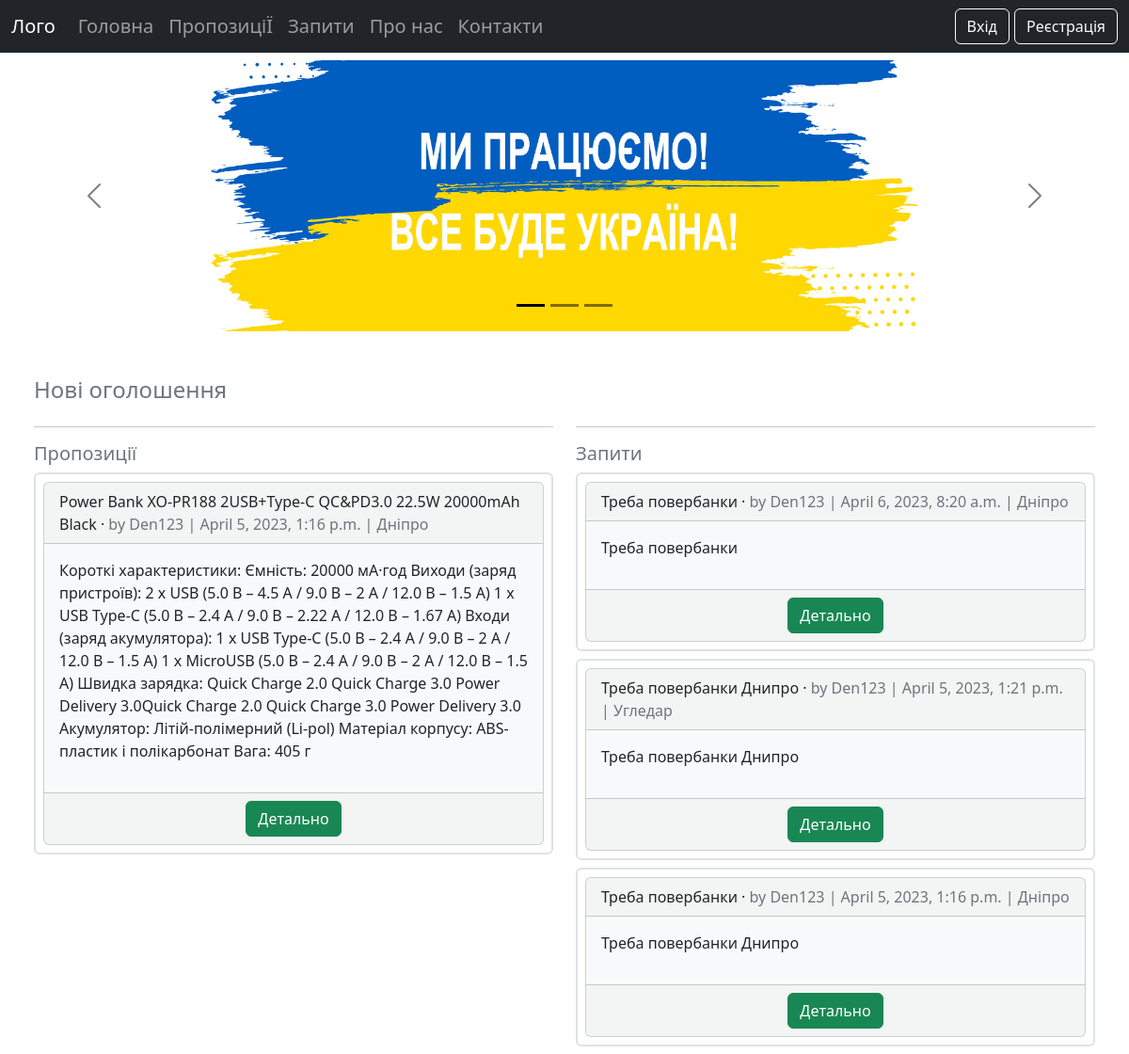
/, run on an earlier commit of the app's database.
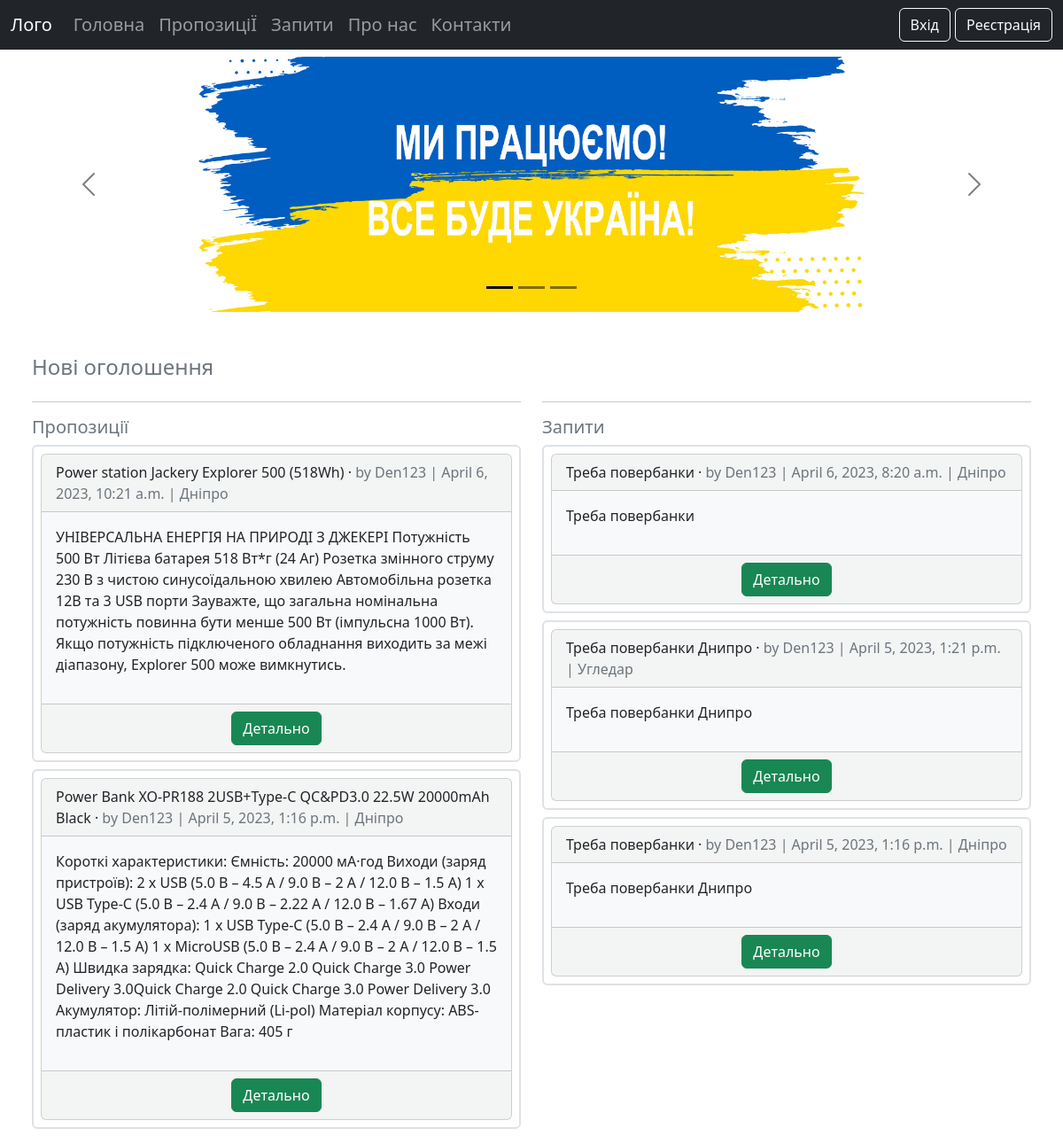
And on a later commit of the database.
### offers/models.py (models this page shows, shortened)
class Offers(models.Model):
    title = models.CharField(max_length=255)
    body = models.TextField('Опис', max_length=1024)
    url_image = models.URLField(blank=True, null=True)
    location = models.TextField(blank=True)
    date = models.DateTimeField(auto_now_add=True)
    author = models.ForeignKey(
        'accounts.CustomUser',
        on_delete=models.CASCADE,
    )
    request = models.ForeignKey('requests.Requests', on_delete=models.CASCADE)
    status = models.ForeignKey('statuses.Status', on_delete=models.PROTECT)

### accounts/models.py (models this page shows)
class CustomUser(AbstractUser):
    phone = models.CharField(max_length=15)

### requests/models.py (models this page shows, shortened)
class Requests(models.Model):
    title = models.CharField(max_length=255)
    body = models.TextField('Опис', max_length=1024)
    location = models.TextField(blank=True)
    date = models.DateTimeField(auto_now_add=True)
    author = models.ForeignKey(
        'accounts.CustomUser',
        on_delete=models.CASCADE,
    )
    offer = models.ForeignKey('offers.Offers', on_delete=models.CASCADE)
    status = models.ForeignKey('statuses.Status', on_delete=models.PROTECT)

### pages/views.py (the view)
# urls.py: path("", HomePageView.as_view(), name="home"),
class HomePageView(ListView):
    model = Offers # why work without Requests model
    template_name = "home.html"
    def get_context_data(self, **kwargs):
        context = super().get_context_data(**kwargs)
        context['offers_list'] = Offers.objects.filter(request_id__isnull=True).order_by('-date')[:5]
        context['requests_list'] = Requests.objects.all().order_by('-date')[:5]
        return context

### templates/home.html (shortened to what this page needs)
{% extends "base.html" %}
{% load static %}
{% block content %}
<div class="container-fluid">
    <div class="row">
        <div id="homepagecarousel" class="carousel carousel-dark slide d-none d-md-block" data-bs-ride="carousel">
            <div class="carousel-indicators">
                <button type="button" data-bs-target="#homepagecarousel" data-bs-slide-to="0" class="active"></button>
                <button type="button" data-bs-target="#homepagecarousel" data-bs-slide-to="1"></button>
                <button type="button" data-bs-target="#homepagecarousel" data-bs-slide-to="2"></button>
            </div>
            <div class="mx-auto col-xl-12 col-xxl-8">
                <div class="carousel-inner">
                    <div class="carousel-item active">
                        <img src="{% static 'img/ukr1.jpg' %}" alt="1" class="d-block" style="width:100%">
                    </div>
                </div>
            </div>
            <button class="carousel-control-prev" type="button" data-bs-target="#homepagecarousel" data-bs-slide="prev">
            <span class="carousel-control-prev-icon"></span>
            </button>
            <button class="carousel-control-next" type="button" data-bs-target="#homepagecarousel" data-bs-slide="next">
            <span class="carousel-control-next-icon"></span>
            </button>
        </div>
    </div>
    <div class="container-fluid mt-5">
        <h4 class="text-secondary">Нові оголошення</h4>
        <div class="row">
            <div class="col-md-6">
                <hr>
                <h5 class="text-secondary">Пропозиції</h5>
                {% for offers in offers_list %}
                <div class="container-fluid mb-2 p-2 border border-2 rounded">
                    <div class="card card-list bg-light bg-opacity-50">
                        <div class="card-header">
                            <span class="font-weight-bold">{{ offers.title }}</span> &middot;
                            <span class="text-muted">by {{ offers.author }} |
                                {{ offers.date }} | {{ offers.location }}</span>
                        </div>
                        <div class="card-body bg-light post-entry">
                            <p>{{ offers.body }}</p>
                        </div>
                        <div class="card-footer text-center text-muted">
                            <a class = "btn btn-success" href="{% url 'offers_detail' offers.pk %}">Детально</a>
                        </div>
                    </div>
                </div>
                {% endfor %}
            </div>
            <div class="col-md-6">
                <hr>
                <h5 class="text-secondary">Запити</h5>
                {% for requests in requests_list %}
                <div class="container-fluid mb-2 p-2 border border-2 rounded">
                    <div class="card card-list bg-light bg-opacity-50">
                        <div class="card-header">
                            <span class="font-weight-bold">{{ requests.title }}</span> &middot;
                            <span class="text-muted">by {{ requests.author }} |
                                {{ requests.date }} | {{ requests.location }}</span>
                        </div>
                        <div class="card-body bg-light post-entry">
                            <p>{{ requests.body }}</p>
                        </div>
                        <div class="card-footer text-center text-muted">
                            <a class = "btn btn-success" href="{% url 'requests_detail' requests.pk %}">Детально</a>
                        </div>
                    </div>
                </div>
                {% endfor %}
            </div>
        </div>
    </div>
</div>
{% endblock content %}

What changed in the data, as far as the page shows it:
added Offers: title "Power station Jackery Explorer 500 (518Wh)", author "Den123", date "April 6, 2023, 10:21 a.m.", location "Дніпро", body "УНІВЕРСАЛЬНА ЕНЕРГІЯ НА ПРИРОДІ З ДЖЕКЕРІ Потужність 500 Вт Літієва батарея 518 Вт*г (24 Аг) Розетка змінного струму 230 В з чистою синусоїдальною хвилею Автомобільна розетка 12В та 3 USB порти Зауважте, що загальна номінальна потужність повинна бути менше 500 Вт (імпульсна 1000 Вт). Якщо потужність підключеного обладнання виходить за межі діапазону, Explorer 500 може вимкнутись."
